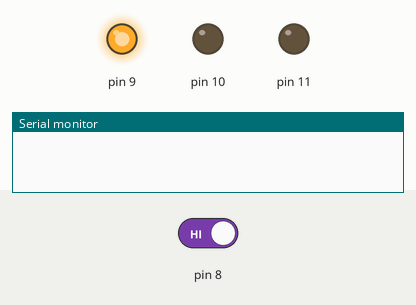
Recording of a sketch running on a simulated Arduino Uno, built with avr-gcc and run on an emulated ATmega328P. On the bench: output pins drawn as LEDs (lit = HIGH), the last lines printed to the serial monitor. The test bench sets the inputs (shaded band); at power-on: pin 8 HIGH.

Above: at 1.2 s.
1.3 s: pin 8 driven LOW
At 2.4 s:
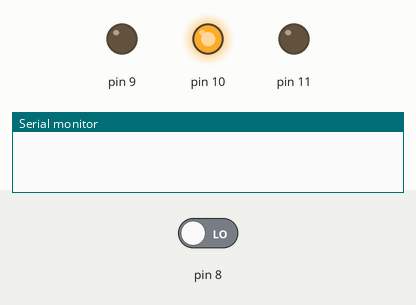
2.8 s: pin 8 driven HIGH
At 3.5 s:
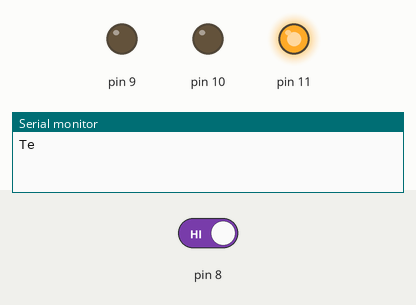
Timing chart, 0 to 13.9 s (numbered marks = the images above; inputs shaded):
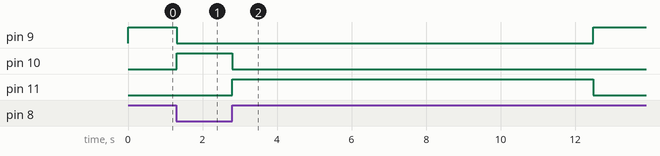

Measured:
- after the input at 1.3 s, pin 9: HIGH → LOW at once; pin 10: LOW → HIGH at once
- after the input at 2.8 s, pin 9: LOW → HIGH after 9.7 s; pin 10: HIGH → LOW at once; pin 11: LOW → HIGH at once, → LOW 9.7 s later

The sketch:

main.cpp.ino
```cpp
#include "pins.h"
#include "timer.h"


void setup() {
  Serial.begin(9600);
  pinsConfigure();    // configura a direção dos pinos e interrupções
  timerConfigure();   // configura o timer

}

void loop() {

}
```

maquinaEstado.cpp
```cpp
/*
 * maquinaEstado.cpp
 *
 *  Created on: Mar 16, 2024
 *      Author: Marcos Santana
 */
#include "maquinaEstado.h"
#include <Arduino.h>
#include <avr/io.h>     // mapeamento dos registradores
#include "timer.h"

//variáveis globais
volatile unsigned short int estadoAtualPassagens = ESTATE_OFF; // Estado inicial da máquina de estado

/**
 * @brief   máquina de estado do botão
 * @param   void
 * @return  void
 */
void maquinaEstado(void){

  switch(estadoAtualPassagens){

  case ESTATE_OFF:  // estado zero
    estadoAtualPassagens = ESTATE_ON;
    PORTB = 0b00000100;   // GPIOs de saida do estado on ligado

    break;

  case ESTATE_ON:    // estado um
    estadoAtualPassagens = ESTATE_PROTECTED;
    PORTB = 0b00001000;   // GPIOs de saida do estado protegido ligado

    break;

  case ESTATE_PROTECTED:      // estado dois
    estadoAtualPassagens = ESTATE_OFF;
    PORTB = 0b00000010;   // GPIOs de saida do estado off ligado

    break;

  default:
  //gera um aviso luminoso de erro
    PORTB = 0b00000000;
    PORTB = 0b00000010;
    timerDelayMs(50);
    PORTB = 0b00000000;
    timerDelayMs(50);
    PORTB = 0b00000100;
    timerDelayMs(50);
    PORTB = 0b00000000;
    timerDelayMs(50);
    PORTB = 0b00001000;
    timerDelayMs(50);
    PORTB = 0b00000000;
    timerDelayMs(50);

    PORTB = 0b00000010;
    timerDelayMs(50);
    PORTB = 0b00000000;
    timerDelayMs(50);
    PORTB = 0b00000100;
    timerDelayMs(50);
    PORTB = 0b00000000;
    timerDelayMs(50);
    PORTB = 0b00001000;
    timerDelayMs(50);
    PORTB = 0b00000000;
    timerDelayMs(50);

    PORTB = 0b00000010;
    timerDelayMs(50);
    PORTB = 0b00000000;
    timerDelayMs(50);
    PORTB = 0b00000100;
    timerDelayMs(50);
    PORTB = 0b00000000;
    timerDelayMs(50);
    PORTB = 0b00001000;
    timerDelayMs(50);
    PORTB = 0b00000000;
    timerDelayMs(50);

    break;
  }

}
```

maquinaEstado.h
```cpp
/*
 * maquinaEstado.h
 *
 *  Created on: Mar 16, 2024
 *      Author: Marcos Santana
 */
#ifndef MAQUINAESTADO_H
#define MAQUINAESTADO_H

//defines
#define ESTATE_OFF 0
#define ESTATE_ON 1
#define ESTATE_PROTECTED 2

//protypes
void maquinaEstado(void);

#endif
```

timer.cpp
```cpp
/*
 * timer.cpp
 *
 *  Created on: Mar 16, 2024
 *      Author: Marcos Santana
 */
#include "timer.h"
#include <avr/io.h>     // mapeamento dos registradores
#include <Arduino.h>
#include "maquinaEstado.h"

//variáveis globais
volatile unsigned int cont_inicial_1 = (65536) - ((1*FOSC)/256);    // para um tempo de estouro de 1 segundo -> 3036
volatile unsigned short int cont_inicial_2 = (256) - ((0.001*FOSC)/128);    // para um tempo de estouro de 1 mili segundo -> 131

/**
 * @brief   Rotina chamada pela interrupção do estouro do timer1
 * @param   void
 * @return  void
 */
ISR(TIMER1_OVF_vect){   //a cada 1s
  TCNT1 = cont_inicial_1;      // Configura o valor inicial do contador do timer1 para que ocorra um estouro a cada 1 segundo

}

/**
 * @brief   Rotina chamada pela interrupção do estouro do timer2
 * @param   void
 * @return  void
 */
ISR(TIMER2_OVF_vect){   //a cada 1s
  TCNT2 = cont_inicial_2;      // Configura o valor inicial do contador do timer1 para que ocorra um estouro a cada 1 segundo

}

/**
 * @brief    Habilita e configura o timer
 * @param   void
 * @return  void
 */
void timerConfigure(void){
  /*-----------CONTAGEM DE ESTOURO DO TIMER 1(16 bits)----
  para um contador de 16 bits
  tempo = (65536 * prescaler) / (Fosc)
  tempo = (65536 * 256) / (16000000) = 1,048576 s
  ------------------------------------------------------*/

  /*-----------CONTAGEM DE TEMPO DO TIMER 1(16 bits)------
  valor inicial da contagem = (65536) - ((tempo desejado*Fosc)/prescaler)
  estoura a cada 1 s para Fosc de 16Mhz -> valor inicial = (65536) - ((1*16000000)/64) = 3036
  ------------------------------------------------------*/

  //*********Configurando o TIMER1**************
  TCCR1A = 0;                //configura timer1 para operação normal pinos OC1A e OC1B desconectados
  TCCR1B = 0b00000100;       //Controla o prescaler do timer1 (prescaler 256)
  TCNT1 = cont_inicial_1;    // Configura o valor inicial do contador do timer1
  TIMSK1 = 0b00000001;       // habilita interrupção por estouro de tempo no timer1

  //*********Configurando o TIMER2**************
  TCCR2A = 0;                //configura timer1 para operação normal pinos OC1A e OC1B desconectados
  TCCR2B = 0b00000110;       //Controla o prescaler (Prescaling de 128)do timer2
  TCNT2 = cont_inicial_2;    // Configura o valor inicial do contador do timer2
  TIMSK2 = 0b00000001;  // habilita interrupção por estouro de tempo no timer2
}

/**
 * @brief   fica travado em um loop até que o contador de segundos seja igual ao ao parâmetro recebido
 * @param   int
 * @return  void
 */
void timerDelay(unsigned int tempo) {
  unsigned int i;
  for(i = 1; i <= tempo; i++) {
    while ((TIFR1 & (1 << TOV1)) == 0); // Aguarda o estouro do timer
    TIFR1 |= (1 << TOV1); // Limpa a flag de overflow do timer
  }
}

/**
 * @brief   fica travado em um loop até que o contador de segundos seja igual ao ao parâmetro recebido
 * @param   int
 * @return  void
 */
void timerDelayMs(unsigned int tempoMs){
  unsigned int i;
  for(i = 1; i <= tempoMs; i++) {
    while ((TIFR2 & (1 << TOV2)) == 0); // Aguarda o estouro do timer
    TIFR2 |= (1 << TOV2); // Limpa a flag de overflow do timer
  }
}
```

timer.h
```cpp
/*
 * timer.h
 *
 *  Created on: Mar 16, 2024
 *      Author: Marcos Santana
 */
#ifndef TIMER_H
#define TIMER_H

#define FOSC 16000000   // frequencia do cristal oscilador

void timerConfigure(void);
void timerDelay(unsigned int);
void timerDelayMs(unsigned int);

#endif
```

pins.cpp
```cpp
/*
   pins.cpp

    Created on: Mar 16, 2024
        Author: Marcos Santana
*/
#include "pins.h"
#include <avr/io.h>     // mapeamento dos registradores do atmega2560-16au
#include <Arduino.h>
#include "maquinaEstado.h"
#include "timer.h"

/**
   @brief   Eventos chamados pelas interrupções
   @param   void
   @return  void
*/
//------------------interrupções-------------------------
// PCINT0_vect monitora as interrupções ocorridas pelos pinos PCINT0 até PCINT7
ISR(PCINT0_vect) { // a interrupção é gerada tanto para borda de subida quando para borda de descida
  delay(500);   //tratamento de debounce

  if(!((PINB & 0b00000001) == 0b00000001)){// quando o botão PB0 for para LOW (apenas na borda de descida )
    maquinaEstado();
    unsigned short int contTimer = 0;
    while(!((PINB & 0b00000001) == 0b00000001)){  //enquanto o botão estiver pressionado
      if((TIFR1 & (1 << TOV1)) == 1){ // se ocorreu um estouro de timer
        TIFR1 |= (1 << TOV1); // Limpa a flag de overflow do timer
        contTimer++;
      }
    }
    Serial.print("Tempo em que o botão ficou pressionado: ");
    Serial.print(contTimer);
    Serial.println(" segundos.");
    maquinaEstado();
    timerDelay(10);
    maquinaEstado();

  }
}

/**
   @brief    Configura os pinos inicializando como INPUT e atribui as interrupções em pinos que necessitam
   @param   void
   @return  void
*/
void pinsConfigure(void) {
  // Configura a direção dos GPIOs
  DDRB = 0b00001110;   // GPIOs como pinos de entrada
  /*
  Configurar todos os pinos não usados como GPIOs de entrada é uma boa maneira de proteger os pinos contra
  um curto cirtuito acidental com o GND. Caso isso ocorra com um GPIO de saida, em teoria, a corrente tende ao infinito
  e isto pode danificar definitivamente o GPIO onde ocorreu o curto circuito com o GND.
  */

  // Configura o estado logico inicial
  PORTB = 0b00000010;   // GPIOs de saida do estado off ligado (estado inicial)
  /*
  PB1 (led vermelho) indica o STAT_OFF
  PB2 (led verde) indica o STAT_ON
  PB3 (led amarelo) indica o STAT_PROTECTED
  */

  // configura pinos de interrupção
  PCICR = 0b00000001;     // habilita a o registrador PCIE0 (responsável pelos pinos PCINT0 até PCINT7)
  // PCMSK0 é responsável pelos registradores PCINT0 até PCINT7
  PCMSK0 = 0b00000001;      // Interrupção no PCINT0 (pino PB0) habilitada
  sei();      // set Global Interrupt Enable (habilita a chavel geral das interrupções)
}
```

pins.h
```cpp
/*
 * pins.h
 *
 *  Created on: Mar 16, 2024
 *      Author: Marcos Santana
 */
#ifndef PINS_H
#define PINS_H

void pinsConfigure(void);    // configura a direção dos pinos

#endif
```
